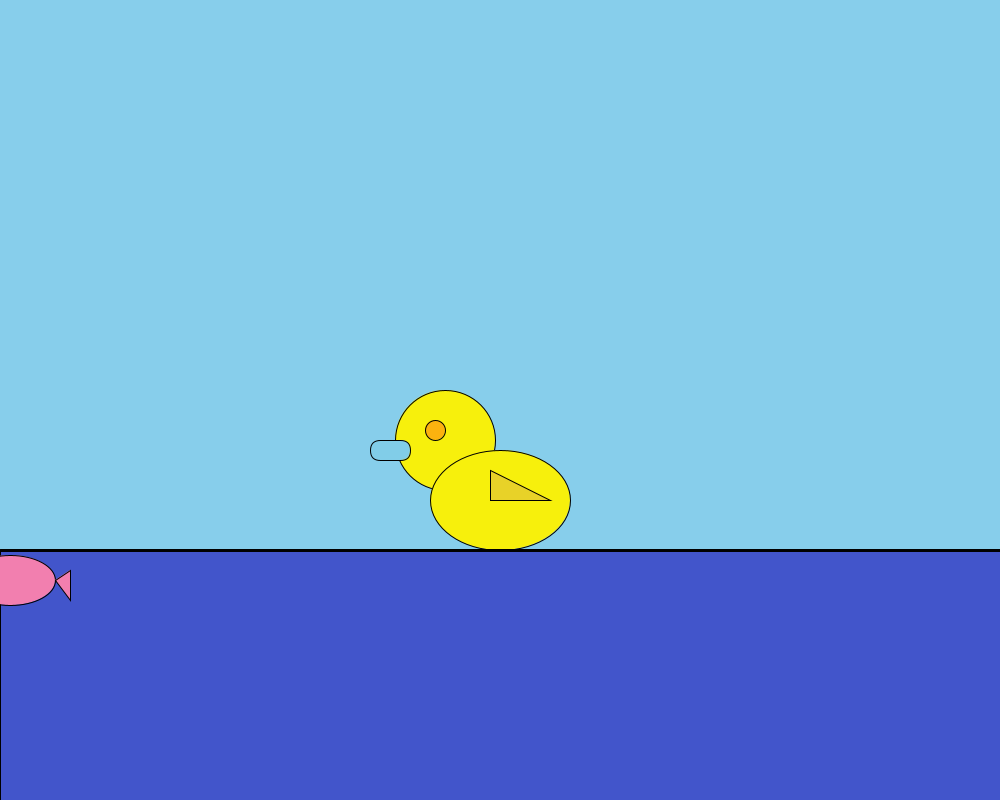
Frame 1 (no input)
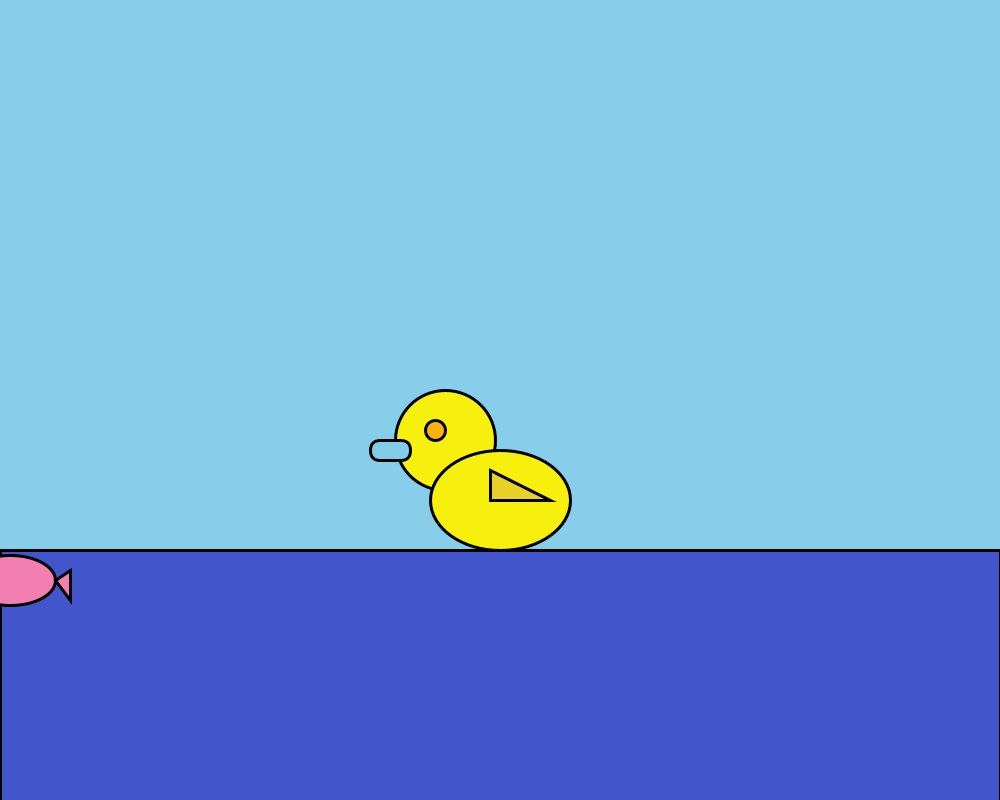
Frame 60 (the mouse pressed at the canvas centre just before this capture)
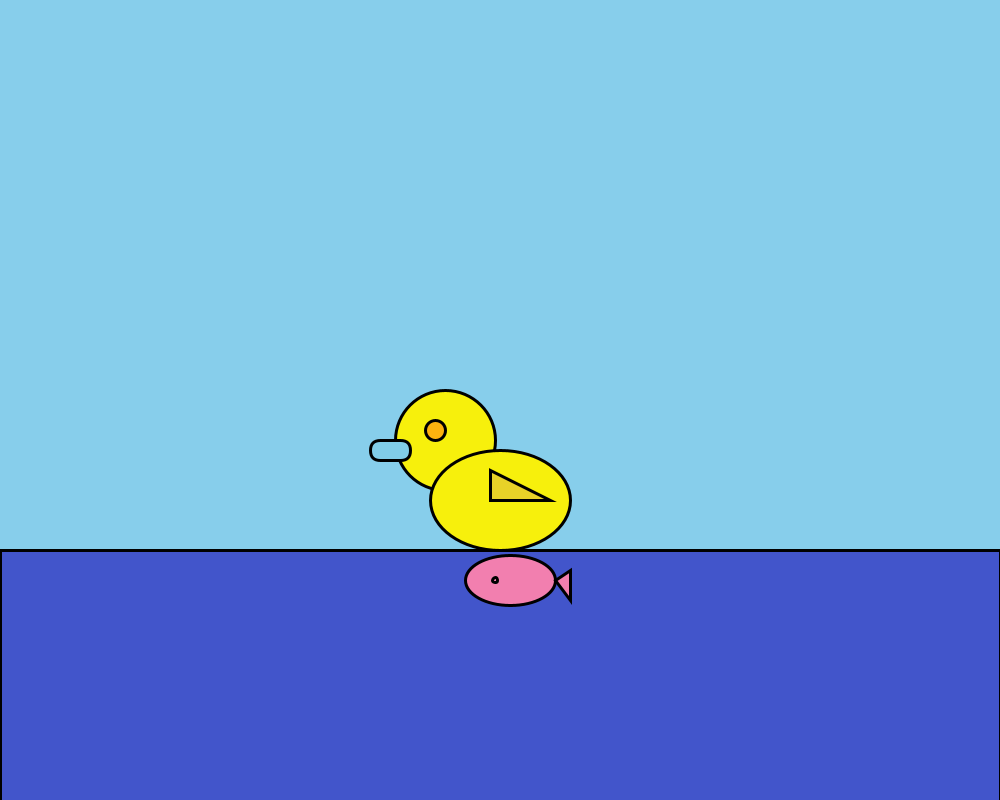
Frame 120 (the mouse held since frame 60 and released just before this capture)

The Processing sketch that drew these frames (run headless with seeded random() and noise(); from frame 60 on, the mouse is pressed at the canvas centre):

// Processing sketch: miniProject
// ── miniProject.pde
// Peter Fiscus | 24 Feb 2026 | MiniProject
boolean diving = false;
float duckY = 440;
float angle = 0;

void setup() {
  size(1000, 800);
}

void draw() {
  // Sky
  background(#87CEEB);

  // Water
  fill(#4255CB);
  rect(0, 550, 1000, 450);

  // Fish stays in water
  int fishY = constrain(mouseY, 600, height);
  drawCreature(mouseX, fishY);

  // duck diving
  if (diving) {
    duckY += 5;     // move down
    angle -= 0.05;  // rotate
    // Stop dive
    if (duckY > 600) {
      diving = false;

    }
  }

  // Draw duck with rotation
  pushMatrix();
  translate(445, duckY);
  rotate(angle);

  // head
  fill(#F7F00C);
  ellipse(0, 0, 100, 100);

  // body
  ellipse(55, 60, 140, 100);

  // beak
  fill(#81CDE8);
  rect(-75, 0, 40, 20, 20);

  // eye
  fill(#FCB20F);
  ellipse(-10, -10, 20, 20);

  // wing
  fill(#E8D228);
  triangle(45, 60, 45, 30, 105, 60);

  popMatrix();

  // Water line
  strokeWeight(3);
  line(0, 550, 1000, 550);
}

void drawCreature(int x, int y) {
  fill(#F27FAF);
  ellipse(x+10, y-20, 90, 50);
  ellipse(x-5, y-20, 5, 5);
  triangle(x+55, y-20, x+70, y-30, x+70, y);
}

void mousePressed() {
  float d = dist(mouseX, mouseY, 445, duckY);

  if (d < 50) {
    if (duckY > 550) {
      // If duck is underwater
      duckY = 440;
      angle = 0;
      diving = false;
    } else {
      // start diving
      diving = true;
    }
  }
}
